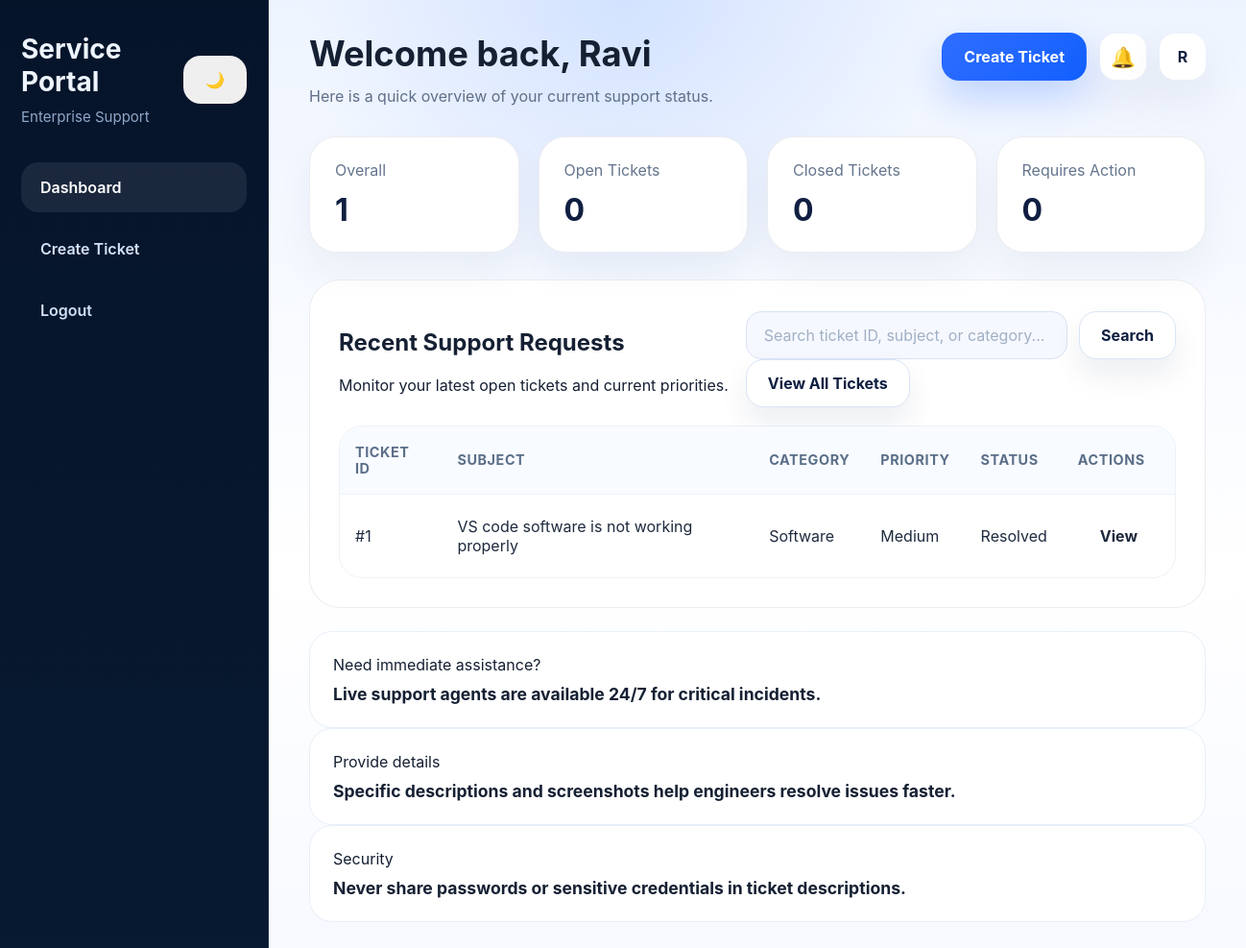
The page /employee/dashboard (signed in) on the database as committed earlier.
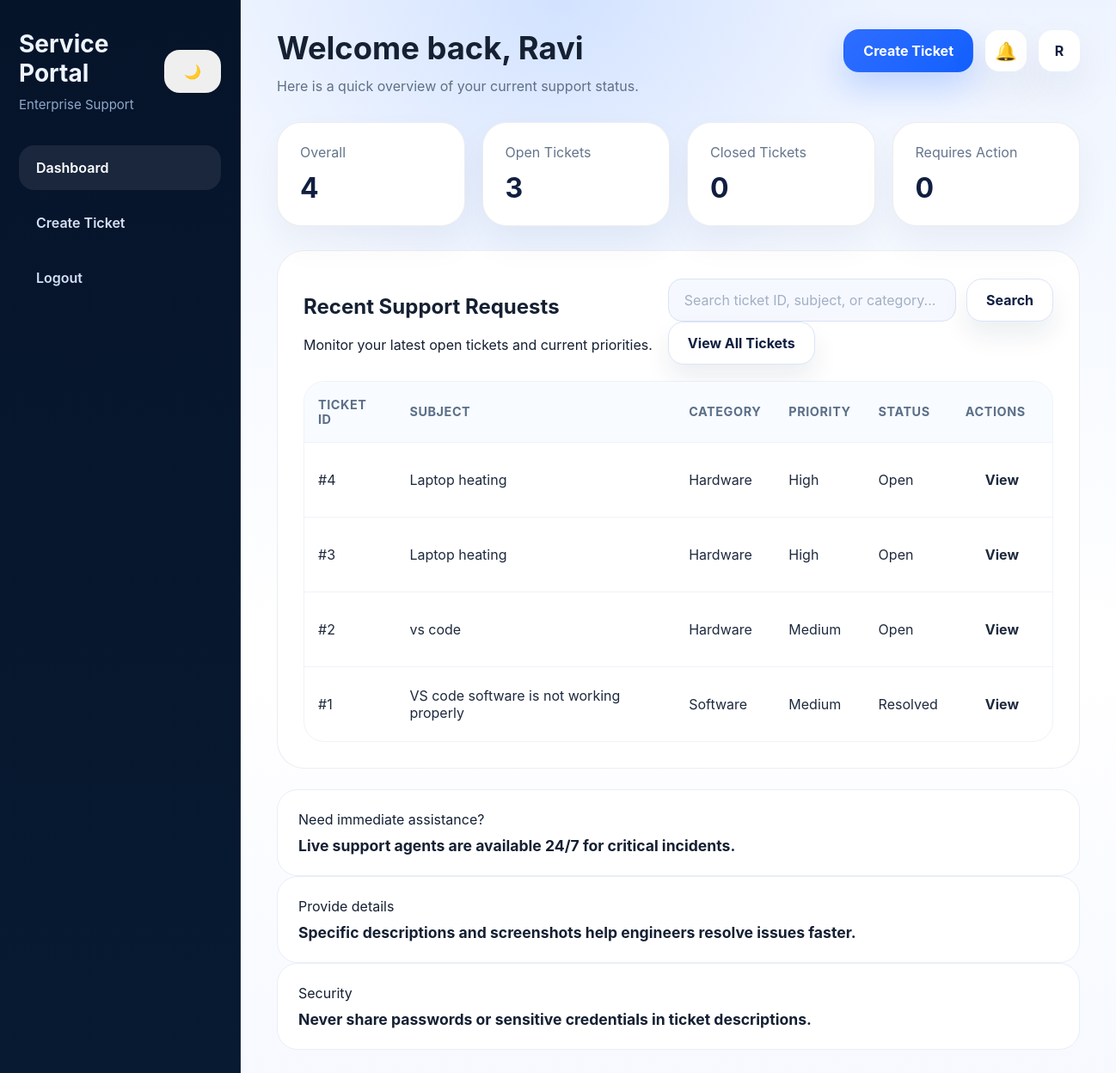
The same page on the database as committed later.
### tables this page shows
CREATE TABLE users (
    id INTEGER PRIMARY KEY AUTOINCREMENT,
    username TEXT NOT NULL UNIQUE,
    password TEXT NOT NULL,
    fullname TEXT NOT NULL,
    role TEXT NOT NULL CHECK(role IN ('employee','it'))
, email TEXT, department TEXT);

CREATE TABLE tickets (
    id INTEGER PRIMARY KEY AUTOINCREMENT,
    title TEXT NOT NULL,
    category TEXT NOT NULL,
    priority TEXT NOT NULL,
    severity TEXT NOT NULL,
    description TEXT NOT NULL,
    status TEXT NOT NULL DEFAULT 'Open',
    employee_id INTEGER NOT NULL,
    assigned_to INTEGER,
    created_at TEXT NOT NULL,
    updated_at TEXT NOT NULL,
    resolution_notes TEXT,
    FOREIGN KEY(employee_id) REFERENCES users(id),
    FOREIGN KEY(assigned_to) REFERENCES users(id)
);

### app.py (the view)
        def decorated_view(*args, **kwargs):
            if g.user is None:
                return redirect(url_for('login'))
            if role and g.user['role'] != role:
                flash('Access denied for your role.', 'warning')
                return redirect(url_for(ROLE_ROUTES[g.user['role']]))
            return fn(*args, **kwargs)

### app.py (called while the page is built)
@app.before_request
def load_logged_in_user():
    user_id = session.get('user_id')
    if user_id is None:
        g.user = None
    else:
        g.user = get_user_by_id(user_id)

def login_required(role=None):
    def wrapper(fn):
        def decorated_view(*args, **kwargs):
            if g.user is None:
                return redirect(url_for('login'))
            if role and g.user['role'] != role:
                flash('Access denied for your role.', 'warning')
                return redirect(url_for(ROLE_ROUTES[g.user['role']]))
            return fn(*args, **kwargs)
        decorated_view.__name__ = fn.__name__
        return decorated_view
    return wrapper

@app.route('/employee/dashboard')
@login_required('employee')
def employee_dashboard():
    filters = {
        'search': request.args.get('search'),
        'category': request.args.get('category'),
        'status': request.args.get('status'),
        'priority': request.args.get('priority'),
        'severity': request.args.get('severity'),
    }
    tickets = fetch_tickets_for_employee(g.user['id'], filters)
    stats = ticket_stats_for_employee(g.user['id'])
    return render_template(
        'employee_dashboard.html',
        user=g.user,
        tickets=tickets,
        stats=stats,
        categories=CATEGORIES,
        priorities=PRIORITIES,
        severities=SEVERITIES,
        status_options=STATUS_OPTIONS,
        filters=filters,
    )

### database/models.py (called while the page is built)
def get_connection():
    conn = sqlite3.connect(DB_PATH)
    conn.row_factory = sqlite3.Row
    return conn

def query_db(query, args=(), one=False):
    conn = get_connection()
    cur = conn.execute(query, args)
    rv = cur.fetchall()
    conn.commit()
    conn.close()
    return (rv[0] if rv else None) if one else rv

def get_user_by_id(user_id):
    return query_db('SELECT * FROM users WHERE id = ?', (user_id,), one=True)

def ticket_stats_for_employee(employee_id):
    rows = query_db(
        'SELECT status, COUNT(*) AS count FROM tickets WHERE employee_id = ? GROUP BY status',
        (employee_id,)
    )
    return {row['status']: row['count'] for row in rows}

### templates/employee_dashboard.html (shortened to what this page needs)
<!DOCTYPE html>
<html lang="en">
<head>
    <link rel="stylesheet" href="{{ url_for('static', filename='css/style.css') }}">
</head>
<body>
    <div class="layout-shell">
        <aside class="sidebar">
            <div class="brand">
                <div style="display:flex; justify-content:space-between; align-items:center; width:100%;">
                    <div>
                        <h2>Service Portal</h2>
                        <span>Enterprise Support</span>
                    </div>
                    <button id="theme-toggle" class="theme-toggle" title="Toggle dark mode">🌙</button>
                </div>
            </div>
            <nav>
                <a href="{{ url_for('employee_dashboard') }}" class="active">Dashboard</a>
                <a href="{{ url_for('raise_ticket') }}">Create Ticket</a>
                <a href="{{ url_for('logout') }}">Logout</a>
            </nav>
        </aside>
        <main class="content">
            <div class="header-top">
                <div class="topbar-left">
                    <h1>Welcome back, {{ user['fullname'].split(' ')[0] }}</h1>
                    <p>Here is a quick overview of your current support status.</p>
                </div>
                <div class="topbar-actions">
                    <div class="user-row">
                        <a href="{{ url_for('raise_ticket') }}" class="button button-primary">Create Ticket</a>
                        <div class="notification-menu-wrapper">
                            <button class="notification-pill notification-toggle" id="notification-btn" title="View notifications">🔔</button>
                        </div>
                        <div class="profile-menu-wrapper">
                            <button class="avatar-pill profile-toggle" title="View profile">{{ user['fullname'][0]|upper }}</button>
                        </div>
                    </div>
                </div>
            </div>
            <section class="dashboard-grid">
                <div class="stat-card">
                    <span>Overall</span>
                    <strong>{{ tickets|length }}</strong>
                </div>
                <div class="stat-card">
                    <span>Open Tickets</span>
                    <strong>{{ stats.get('Open', 0) }}</strong>
                </div>
                <div class="stat-card">
                    <span>Closed Tickets</span>
                    <strong>{{ stats.get('Closed', 0) }}</strong>
                </div>
                <div class="stat-card">
                    <span>Requires Action</span>
                    <strong>{{ stats.get('In Progress', 0) }}</strong>
                </div>
            </section>
            <section class="panel">
                <div class="ticket-list-header">
                    <div>
                        <h2>Recent Support Requests</h2>
                        <p>Monitor your latest open tickets and current priorities.</p>
                    </div>
                    <div class="filter-row">
                        <form method="get" class="search-form" style="display:flex; gap:12px; align-items:center; width:100%; max-width:640px;">
                            <div class="search-bar" style="flex:1;">
                                <input type="text" name="search" placeholder="Search ticket ID, subject, or category..." value="{{ filters.search or '' }}">
                            </div>
                            <button type="submit" class="button button-secondary">Search</button>
                        </form>
                        <a href="{{ url_for('employee_dashboard') }}" class="button button-secondary">View All Tickets</a>
                    </div>
                </div>
                <div class="table-wrapper">
                    <table>
                        <thead>
                            <tr>
                                <th>TICKET ID</th>
                                <th>SUBJECT</th>
                                <th>CATEGORY</th>
                                <th>PRIORITY</th>
                                <th>STATUS</th>
                                <th>ACTIONS</th>
                            </tr>
                        </thead>
                        <tbody>
                            {% for ticket in tickets %}
                                <tr>
                                    <td>#{{ ticket['id'] }}</td>
                                    <td>{{ ticket['title'] }}</td>
                                    <td>{{ ticket['category'] }}</td>
                                    <td><span class="status-badge status-{{ ticket['priority']|replace(' ', '-') }}">{{ ticket['priority'] }}</span></td>
                                    <td><span class="status-badge status-{{ ticket['status']|replace(' ', '-') }}">{{ ticket['status'] }}</span></td>
                                    <td><a href="{{ url_for('ticket_details', ticket_id=ticket['id']) }}" class="button button-small">View</a></td>
                                </tr>
                            {% else %}
                                <tr><td colspan="6" class="empty-row">No tickets found.</td></tr>
                            {% endfor %}
                        </tbody>
                    </table>
                </div>
            </section>
            <section class="info-grid">
                <div class="info-card">
                    <span>Need immediate assistance?</span>
                    <strong>Live support agents are available 24/7 for critical incidents.</strong>
                </div>
                <div class="info-card">
                    <span>Provide details</span>
                    <strong>Specific descriptions and screenshots help engineers resolve issues faster.</strong>
                </div>
                <div class="info-card">
                    <span>Security</span>
                    <strong>Never share passwords or sensitive credentials in ticket descriptions.</strong>
                </div>
            </section>
        </main>
    </div>
</body>
</html>

Rows that differ between the two databases and show on the page:
added tickets: id "4", title "Laptop heating", category "Hardware", priority "High", status "Open"
added tickets: id "3", title "Laptop heating", category "Hardware", priority "High", status "Open"
added tickets: id "2", title "vs code", category "Hardware", priority "Medium", status "Open"
Other text that changed with them:
{{ tickets|length }}: "1" → "4"
{{ stats.get('Open', 0) }}: "0" → "3"
